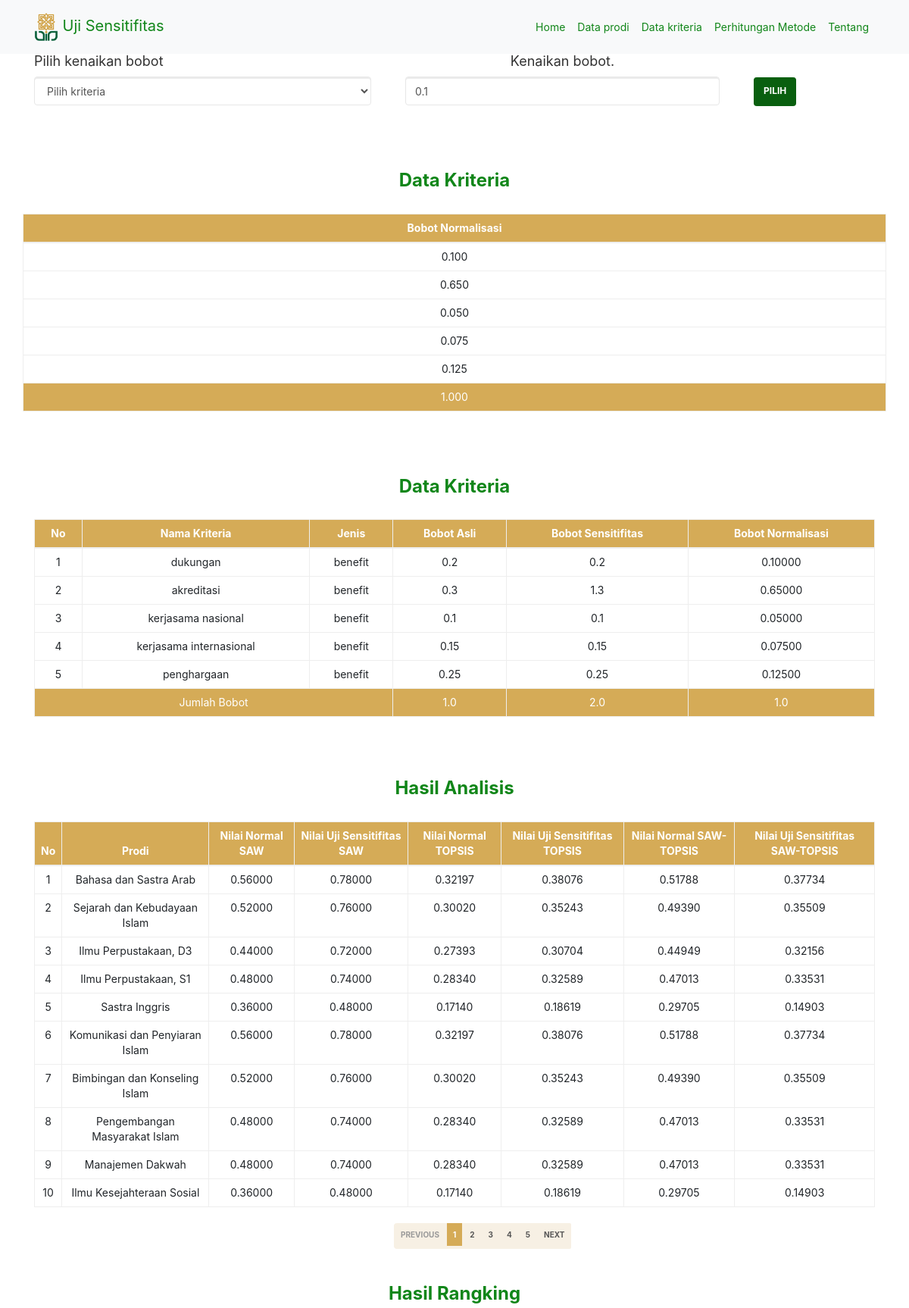
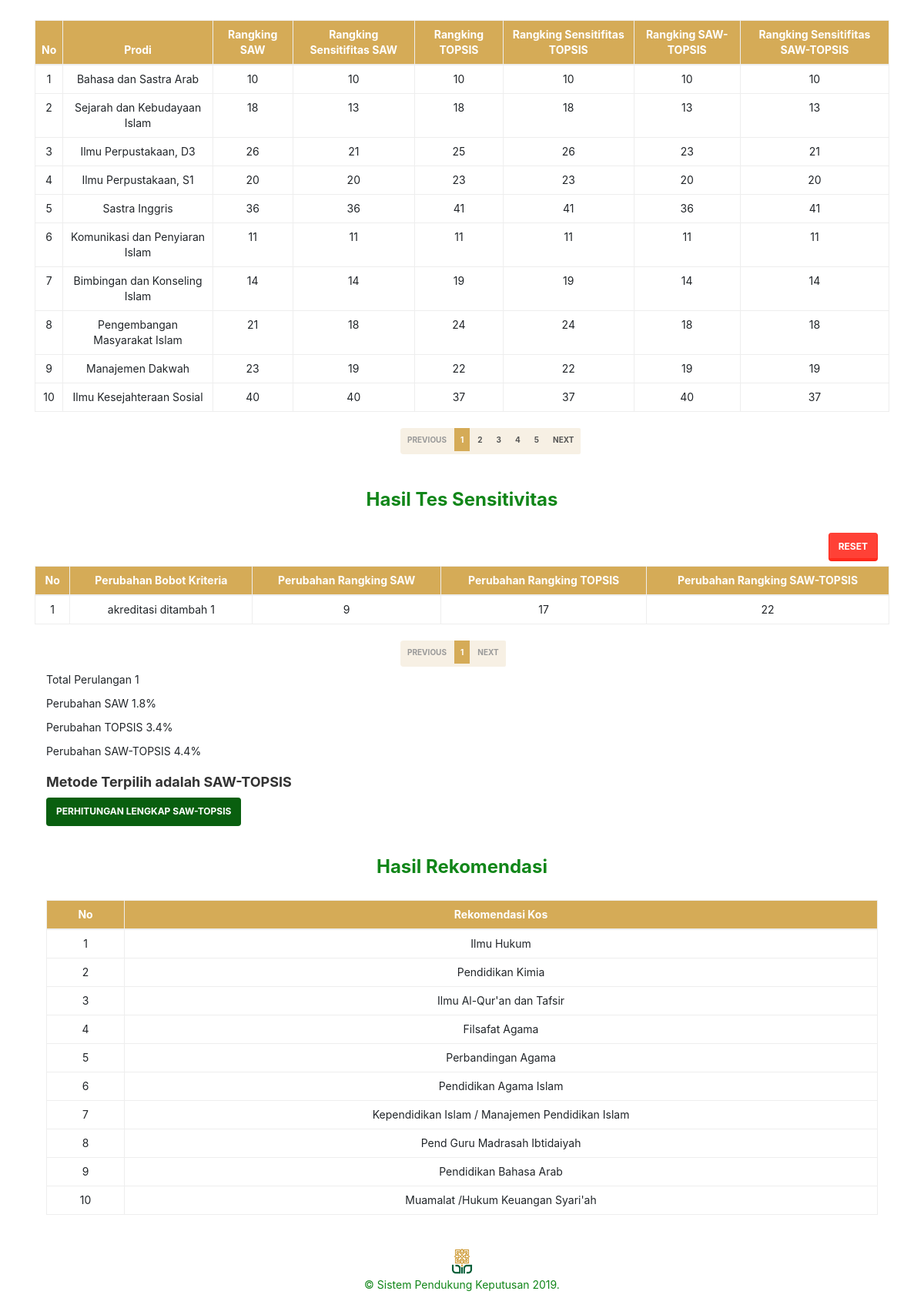
/form_analisis2.php, run on the app's committed database (2 pictures, top to bottom).
### tables this page shows
CREATE TABLE `kriteria` (
  `id_kriteria` int(11) NOT NULL,
  `nama_kriteria` varchar(50) NOT NULL,
  `tipe_kriteria` varchar(10) NOT NULL,
  `bobot_kriteria` double NOT NULL,
  `bobot_stvitas` double NOT NULL,
  `status` enum('ya','tidak') NOT NULL
);

CREATE TABLE `analisis_sensitifitas` (
  `id` int(11) NOT NULL,
  `id_alternatif` int(11) NOT NULL,
  `saw` int(11) DEFAULT NULL,
  `saw_sen` int(11) DEFAULT NULL,
  `topsis` int(11) DEFAULT NULL,
  `topsis_sen` int(11) DEFAULT NULL,
  `saw_topsis` int(11) DEFAULT NULL,
  `saw_topsis_sen` int(11) DEFAULT NULL,
  `nilai_saw` double DEFAULT NULL,
  `nilai_saw_sen` double DEFAULT NULL,
  `nilai_topsis` double DEFAULT NULL,
  `nilai_topsis_sen` double DEFAULT NULL,
  `nilai_saw_topsis` double DEFAULT NULL,
  `nilai_saw_topsis_sen` double DEFAULT NULL
);

CREATE TABLE `alternatif` (
  `id_alternatif` int(11) NOT NULL,
  `nama_prodi` varchar(225) NOT NULL,
  `akreditasi` varchar(10) NOT NULL,
  `fakultas` varchar(225) NOT NULL
);

CREATE TABLE `hasil_sensitifitas` (
  `id` int(11) NOT NULL,
  `perubahan` varchar(100) NOT NULL,
  `saw` int(11) NOT NULL,
  `topsis` int(11) NOT NULL,
  `saw_topsis` int(11) NOT NULL
);

### includes/kriteria.inc.php (called while the page is built, shortened)
<?php
    class Kriteria{
        private $conn;
        private $table_name = 'kriteria';
        public function __construct($db)
        {
            $this->conn = $db;
        }
        function readAll(){
            $query = "SELECT * FROM ".$this->table_name." ORDER BY id_kriteria ASC";
            $stmt = $this->conn->prepare($query);
            $stmt->execute();
            return $stmt;
        }
        function readSumBobot(){
            $query = " SELECT SUM(bobot_kriteria) as sum FROM " .$this->table_name;
            $stmt =$this->conn->prepare($query);
            $stmt->execute();
            return $stmt;
        }
        function readSum(){
            $query = " SELECT SUM(bobot_stvitas) as sum FROM " .$this->table_name;
            $stmt =$this->conn->prepare($query);
            $stmt->execute();
            return $stmt;
        }
    }
?>

### form_analisis2.php (the view, shortened to what this page needs)
<?php
    include_once 'header.php';
    $config = new Config();
    $db = $config->getConnection();
    include_once 'includes/kriteria.inc.php';
    $krit = new Kriteria($db);
    $servername = "localhost";
    $username = "root";
    $password = "";
    $dbname = "test";
    $conn = new mysqli($servername, $username, $password, $dbname);
?>
<section class="analisis">
  <div class="container">
    <h3><center>CONTOH UNTUK PERHITUNGAN WP</center></h3>
        <div class="row">
            <form method="post" action="hitung_sensitifitas2.php">
                <div class="form-group col-md-5">
                    <h4>Pilih kenaikan bobot</h4>
                    <select class="form-control positionTypes" id="krit" name="krit" required>
                        <option value="" disabled selected> Pilih kriteria </option>
                    </select>
                </div>
                <div class="form-group col-md-5">
                    <h4 style="text-align: center;">Kenaikan bobot.</h4>
                    <div class="col-xs-12" style="padding-bottom: 5px;">
                        <input name="bobot" class="form-control positionTypes" type="number" step="0.01" value="0.1" max="2">
                    </div>
                </div>
                <div class="col-md-2 b-pilih">
                    <button type="submit" class="btn btn-uin ">Pilih</button>
                </div>
                <div class="form-group col-md-6">
                </div>
            </form>
      </div>
  </div>
</section>
<section class="analisis" id="pilihan">
      <div class="container  ">
      <h3 class="text-analisis"><center><b>Data Kriteria</b></center></h3>
        <div class="row">
          <table class="table table-bordered" id="">
            <thead style="background-color: #D5AB57; color: #fff">
              <tr>
                <th>Bobot Normalisasi</th>
              </tr>
            </thead>
            <tbody>
              <?php
                $kriteria = $krit->readAll();
                $bobot=0;
                while($data_kriteria = $kriteria->fetch(PDO::FETCH_ASSOC)){
                    $stmtsum = $krit->readSum();
                    $maxsum = $stmtsum->fetch(PDO::FETCH_ASSOC);
                    $stmtsumbobot = $krit->readSumBobot();
                    $maxsumbobot = $stmtsumbobot->fetch(PDO::FETCH_ASSOC);
              ?>
              <tr>
                <?php
                $bobot_normal = $data_kriteria['bobot_stvitas']/$maxsum['sum'];
                $bobot += $bobot_normal;
                ?>
                <td><?php echo number_format ($bobot_normal,3)?></td>
              </tr>
              <?php } ?>
              <tr style="background-color: #D5AB57; color: #fff">
                    <td><?php echo number_format($bobot,3)?></td>
              </tr>
            </tbody>
          </table>
        </div>
        <br>
    <section class="analisis" id="pilihan">
      <div class="container  ">
      <h3 class="text-analisis"><center><b>Data Kriteria</b></center></h3>
        <div class="row">
          <table class="table table-bordered" id="">
            <thead style="background-color: #D5AB57; color: #fff">
              <tr>
                <th>No</th>
                <th>Nama Kriteria</th>
                <th>Jenis</th>
                <th>Bobot Asli</th>
                <th>Bobot Sensitifitas</th>
                <th>Bobot Normalisasi</th>
              </tr>
            </thead>
            <tbody>
              <?php
                $no = 1;
                $kriteria = $krit->readAll();
                $bobot=0;
                while($data_kriteria = $kriteria->fetch(PDO::FETCH_ASSOC)){
                    $stmtsum = $krit->readSum();
                    $maxsum = $stmtsum->fetch(PDO::FETCH_ASSOC);
                    $stmtsumbobot = $krit->readSumBobot();
                    $maxsumbobot = $stmtsumbobot->fetch(PDO::FETCH_ASSOC);
              ?>
              <tr>
                <td><?php echo $no++; ?></td>
                <td><?php echo $data_kriteria['nama_kriteria']; ?></td>
                <td><?php echo $data_kriteria['tipe_kriteria']; ?></td>
                <td><?php echo $data_kriteria['bobot_kriteria']; ?></td>
                <td><?php echo $data_kriteria['bobot_stvitas']; ?></td>
                <?php
                $bobot_normal = $data_kriteria['bobot_stvitas']/$maxsum['sum'];
                $bobot += $bobot_normal;
                ?>
                <td><?php echo number_format ($bobot_normal,5)?></td>
              </tr>
              <?php } ?>
              <tr style="background-color: #D5AB57; color: #fff">
                    <td colspan="3" >Jumlah Bobot </td>
                    <td><?php echo number_format($maxsumbobot['sum'],1)?></td>
                    <td><?php echo number_format($maxsum['sum'],1)?></td>
                    <td><?php echo number_format($bobot,1)?></td>
              </tr>
            </tbody>
          </table>
        </div>
        <br>
        <h3 class="text-analisis"><center><b>Hasil Analisis</b></center></h3>
        <div class="row">
          <table class="table table-bordered" id="tabeldata">
            <thead style="background-color: #D5AB57; color: #fff">
              <tr>
                <th scope="col">No</th>
                <th scope="col">Prodi</th>
                <th scope="col">Nilai Normal SAW</th>
                <th scope="col">Nilai Uji Sensitifitas SAW</th>
                <th scope="col">Nilai Normal TOPSIS</th>
                <th scope="col">Nilai Uji Sensitifitas TOPSIS</th>
                <th scope="col">Nilai Normal SAW-TOPSIS</th>
                <th scope="col">Nilai Uji Sensitifitas SAW-TOPSIS</th>
              </tr>
            </thead>
            <tbody>
                <?php
                    $sql = "SELECT a.`id_alternatif`,a.`nama_prodi`, h.`nilai_saw`, h.`nilai_saw_sen`, h.`nilai_topsis`, h.`nilai_topsis_sen`, h.`nilai_saw_topsis`, h.`nilai_saw_topsis_sen` FROM `alternatif` a JOIN `analisis_sensitifitas` h ON a.`id_alternatif` = h.`id_alternatif`";
                    $result = $conn->query($sql);
                    while($alternatif = $result->fetch_assoc()) {
                ?>
                    <tr>
                        <td>
                            <?= $alternatif['id_alternatif'] ?>
                        </td>
                        <td>
                            <?= $alternatif['nama_prodi'] ?>
                        </td>
                        <td><?= number_format($alternatif['nilai_saw'],5); ?></td>
                        <td><?= number_format($alternatif['nilai_saw_sen'],5); ?></td>
                        <td><?= number_format($alternatif['nilai_topsis'],5); ?></td>
                        <td><?= number_format($alternatif['nilai_topsis_sen'],5); ?></td>
                        <td><?= number_format($alternatif['nilai_saw_topsis'],5); ?></td>
                        <td><?= number_format($alternatif['nilai_saw_topsis_sen'],5); ?></td>
                    </tr>
                <?php
                    }
                ?>
            </tbody>
          </table>
        </div>
        <h3 class="text-analisis"><center><b>Hasil Rangking</b></center></h3>
        <div class="row">
          <table class="table table-bordered" id="tabeldata1">
          <thead style="background-color: #D5AB57; color: #fff">
                <tr>
                <th scope="col">No</th>
                <th scope="col">Prodi</th>
                <th scope="col">Rangking SAW</th>
                <th scope="col">Rangking Sensitifitas SAW</th>
                <th scope="col">Rangking TOPSIS</th>
                <th scope="col">Rangking Sensitifitas TOPSIS</th>
                <th scope="col">Rangking SAW-TOPSIS</th>
                <th scope="col">Rangking Sensitifitas SAW-TOPSIS</th>
                </tr>
            </thead>
            <tbody>
                <?php
                    $sql = "SELECT a.`id_alternatif`,a.`nama_prodi`, h.`saw`, h.`saw_sen`, h.`topsis`, h.`topsis_sen`, h.`saw_topsis`, h.`saw_topsis_sen` FROM `alternatif` a JOIN `analisis_sensitifitas` h ON a.`id_alternatif` = h.`id_alternatif`";
                    $result = $conn->query($sql);
                    while($alternatif = $result->fetch_assoc()) {
                ?>
                    <tr>
                        <td>
                            <?= $alternatif['id_alternatif'] ?>
                        </td>
                        <td>
                            <?= $alternatif['nama_prodi'] ?>
                        </td>
                        <td><?= $alternatif['saw']; ?></td>
                        <td><?= $alternatif['saw_sen']; ?></td>
                        <td><?= $alternatif['topsis']; ?></td>
                        <td><?= $alternatif['topsis_sen']; ?></td>
                        <td><?= $alternatif['saw_topsis']; ?></td>
                        <td><?= $alternatif['saw_topsis_sen']; ?></td>
                    </tr>
                <?php
                    }
                ?>
            </tbody>
          </table>
        </div>
        <h3 class="text-analisis"><center><b>Hasil Tes Sensitivitas</b></center></h3>
        <a class="btn btn-danger btn-md pull-right" href="del-history.php?id=all">Reset</a><br>
        <br>
        <div class="row">
            <table class="table table-bordered" id="tabeldata2">
            <thead style="background-color: #D5AB57; color: #fff">
                <tr>
                    <th scope="col">No</th>
                    <th scope="col">Perubahan Bobot Kriteria</th>
                    <th scope="col">Perubahan Rangking SAW</th>
                    <th scope="col">Perubahan Rangking TOPSIS</th>
                    <th scope="col">Perubahan Rangking SAW-TOPSIS</th>
                </tr>
            </thead>
            <tbody >
                <?php
                    $i=1;
                    $sql = "SELECT * FROM hasil_sensitifitas";
                    $result = $conn->query($sql);
                    while($row = $result->fetch_assoc()) {
                ?>
                <tr>
                    <td>
                            <?= $i++; ?>
                    </td>
                    <td>
                            <?= $row['perubahan'] ?>
                    </td>
                    <td>
                            <?= $row['saw'] ?>
                    </td>
                    <td>
                            <?= $row['topsis'] ?>
                    </td>
                    <td>
                            <?= $row['saw_topsis'] ?>
                    </td>
                </tr>
            <?php
            }
            ?>
            </tbody>
            </table>
        </div>
      <?php
        $sqlPerubahan = "SELECT COUNT(*) as `perulangan`, SUM(`topsis`) as `topsis` , SUM(`saw`) as `saw`, SUM(`saw_topsis`) as `saw_topsis` FROM `hasil_sensitifitas`";
        $exePerubahan = $conn->query($sqlPerubahan);
        $totalPerubahan = mysqli_fetch_assoc($exePerubahan);
        $sqlJumlahKrit = "SELECT COUNT(*) as `jumlahKrit` FROM `kriteria`";
        $exeJumlahKrit = $conn->query($sqlJumlahKrit);
        $jumlahKrit = mysqli_fetch_assoc($exeJumlahKrit)['jumlahKrit'];
        if($totalPerubahan['perulangan'] != 0){
          $diffsaw = $totalPerubahan['saw'] / ($totalPerubahan['perulangan'] * $jumlahKrit);
          $difftopsis = $totalPerubahan['topsis'] / ($totalPerubahan['perulangan'] * $jumlahKrit);
          $diffsawtopsis = $totalPerubahan['saw_topsis'] / ($totalPerubahan['perulangan'] * $jumlahKrit);
          $totalPerulangan = $totalPerubahan['perulangan'];
          ?>
          <p>Total Perulangan <?= $totalPerulangan ?></p>
          <p>Perubahan SAW <?= $diffsaw ?>%</p>
          <p>Perubahan TOPSIS <?= $difftopsis ?>%</p>
          <p>Perubahan SAW-TOPSIS <?= $diffsawtopsis ?>%</p>
        <?php
        if ($diffsaw > $difftopsis && $diffsaw > $diffsawtopsis)  { ?>
        <div class="metode-terpilih">
            <div class="row">
                <div class="col-md-6">
                    <h4 class="text-terpilih"><b>Metode Terpilih adalah SAW </b></h4>
                    <a class="btn btn-uin btn-md pull-left" href="saw.php">Perhitungan Lengkap SAW</a>
                </div>
                <div class="col-md-6"><br></div>
            </div>
        </div>
        <?php }
        else if ($diffsawtopsis > $diffsaw  && $diffsawtopsis > $difftopsis )  { ?>
        <div class="metode-terpilih">
            <div class="row">
                <div class="col-md-6">
                    <h4 class="text-terpilih"><b>Metode Terpilih adalah  SAW-TOPSIS </b></h4>
                    <a class="btn btn-uin btn-md pull-left" href="topsis.php">Perhitungan Lengkap SAW-TOPSIS</a>
                </div>
                <div class="col-md-6"><br></div>
            </div>
        </div>
        <?php } ?>
        <?php
          $sqlRekomendasi = "SELECT * FROM `alternatif` a JOIN `analisis_sensitifitas` h ON a.`id_alternatif` = h.`id_alternatif` ORDER BY h.`nilai_saw` DESC LIMIT 10";
          if(($difftopsis>$diffsaw) && ($difftopsis>$diffsawtopsis)){
            $sqlRekomendasi = "SELECT * FROM `alternatif` a JOIN `analisis_sensitifitas` h ON a.`id_alternatif` = h.`id_alternatif` ORDER BY h.`nilai_topsis` DESC LIMIT 10";
          } else if (($diffsawtopsis>$diffsaw) && ($diffsawtopsis>$difftopsis)) {
          	$sqlRekomendasi = "SELECT * FROM `alternatif` a JOIN `analisis_sensitifitas` h ON a.`id_alternatif` = h.`id_alternatif` ORDER BY h.`nilai_saw_topsis` DESC LIMIT 10";
          }
          $exeRekomendasi = $conn->query($sqlRekomendasi);
          if (mysqli_num_rows($exeRekomendasi) ) { ?>
        <h3 class="text-analisis"><center><b>Hasil Rekomendasi</b></center></h3>
        <table class="table table-bordered" id="">
            <thead style="background-color: #D5AB57; color: #fff">
            <tr>
			      <th scope="col">No</th>
			      <th scope="col">Rekomendasi Kos</th>
			    </tr>
			  </thead>
			  <tbody >
          <?php
			$i=0;
			while($row = $exeRekomendasi->fetch_assoc()) { ?>
					<tr>
							<td>
									<?= ++$i; ?>
							</td>
							<td>
									<?= $row['nama_prodi'] ?>
							</td>
					</tr>
      <?php } ?>
      			<?php
			}
						}
            ?>
			  </tbody>
        </table>
      </div>
<?php
    include_once 'footer.php';
?>

### header.php (style rules this page uses)
table, thead, tr, tbody, th, td { text-align: center; }

### data on the page
kriteria: bobot_normal "0.100", nama_kriteria "dukungan", tipe_kriteria "benefit", bobot_kriteria "0.2", bobot_stvitas "0.2", bobot_normal "0.10000"
kriteria: bobot_normal "0.650", nama_kriteria "akreditasi", tipe_kriteria "benefit", bobot_kriteria "0.3", bobot_stvitas "1.3", bobot_normal "0.65000"
kriteria: bobot_normal "0.050", nama_kriteria "kerjasama nasional", tipe_kriteria "benefit", bobot_kriteria "0.1", bobot_stvitas "0.1", bobot_normal "0.05000"
kriteria: bobot_normal "0.075", nama_kriteria "kerjasama internasional", tipe_kriteria "benefit", bobot_kriteria "0.15", bobot_stvitas "0.15", bobot_normal "0.07500"
kriteria: bobot_normal "0.125", nama_kriteria "penghargaan", tipe_kriteria "benefit", bobot_kriteria "0.25", bobot_stvitas "0.25", bobot_normal "0.12500"
analisis_sensitifitas: id_alternatif.id_alternatif "1", id_alternatif.nama_prodi "Bahasa dan Sastra Arab", nilai_saw "0.56000", nilai_saw_sen "0.78000", nilai_topsis "0.32197", nilai_topsis_sen "0.38076", nilai_saw_topsis "0.51788", nilai_saw_topsis_sen "0.37734", saw "10", saw_sen "10", topsis "10", topsis_sen "10", saw_topsis "10", saw_topsis_sen "10"
analisis_sensitifitas: id_alternatif.id_alternatif "2", id_alternatif.nama_prodi "Sejarah dan Kebudayaan Islam", nilai_saw "0.52000", nilai_saw_sen "0.76000", nilai_topsis "0.30020", nilai_topsis_sen "0.35243", nilai_saw_topsis "0.49390", nilai_saw_topsis_sen "0.35509", saw "18", saw_sen "13", topsis "18", topsis_sen "18", saw_topsis "13", saw_topsis_sen "13"
analisis_sensitifitas: id_alternatif.id_alternatif "3", id_alternatif.nama_prodi "Ilmu Perpustakaan, D3", nilai_saw "0.44000", nilai_saw_sen "0.72000", nilai_topsis "0.27393", nilai_topsis_sen "0.30704", nilai_saw_topsis "0.44949", nilai_saw_topsis_sen "0.32156", saw "26", saw_sen "21", topsis "25", topsis_sen "26", saw_topsis "23", saw_topsis_sen "21"
analisis_sensitifitas: id_alternatif.id_alternatif "4", id_alternatif.nama_prodi "Ilmu Perpustakaan, S1", nilai_saw "0.48000", nilai_saw_sen "0.74000", nilai_topsis "0.28340", nilai_topsis_sen "0.32589", nilai_saw_topsis "0.47013", nilai_saw_topsis_sen "0.33531", saw "20", saw_sen "20", topsis "23", topsis_sen "23", saw_topsis "20", saw_topsis_sen "20"
analisis_sensitifitas: id_alternatif.id_alternatif "5", id_alternatif.nama_prodi "Sastra Inggris", nilai_saw "0.36000", nilai_saw_sen "0.48000", nilai_topsis "0.17140", nilai_topsis_sen "0.18619", nilai_saw_topsis "0.29705", nilai_saw_topsis_sen "0.14903", saw "36", saw_sen "36", topsis "41", topsis_sen "41", saw_topsis "36", saw_topsis_sen "41"
analisis_sensitifitas: id_alternatif.id_alternatif "6", id_alternatif.nama_prodi "Komunikasi dan Penyiaran Islam", nilai_saw "0.56000", nilai_saw_sen "0.78000", nilai_topsis "0.32197", nilai_topsis_sen "0.38076", nilai_saw_topsis "0.51788", nilai_saw_topsis_sen "0.37734", saw "11", saw_sen "11", topsis "11", topsis_sen "11", saw_topsis "11", saw_topsis_sen "11"
analisis_sensitifitas: id_alternatif.id_alternatif "7", id_alternatif.nama_prodi "Bimbingan dan Konseling Islam", nilai_saw "0.52000", nilai_saw_sen "0.76000", nilai_topsis "0.30020", nilai_topsis_sen "0.35243", nilai_saw_topsis "0.49390", nilai_saw_topsis_sen "0.35509", saw "14", saw_sen "14", topsis "19", topsis_sen "19", saw_topsis "14", saw_topsis_sen "14"
analisis_sensitifitas: id_alternatif.id_alternatif "8", id_alternatif.nama_prodi "Pengembangan Masyarakat Islam", nilai_saw "0.48000", nilai_saw_sen "0.74000", nilai_topsis "0.28340", nilai_topsis_sen "0.32589", nilai_saw_topsis "0.47013", nilai_saw_topsis_sen "0.33531", saw "21", saw_sen "18", topsis "24", topsis_sen "24", saw_topsis "18", saw_topsis_sen "18"
analisis_sensitifitas: id_alternatif.id_alternatif "9", id_alternatif.nama_prodi "Manajemen Dakwah", nilai_saw "0.48000", nilai_saw_sen "0.74000", nilai_topsis "0.28340", nilai_topsis_sen "0.32589", nilai_saw_topsis "0.47013", nilai_saw_topsis_sen "0.33531", saw "23", saw_sen "19", topsis "22", topsis_sen "22", saw_topsis "19", saw_topsis_sen "19"
analisis_sensitifitas: id_alternatif.id_alternatif "10", id_alternatif.nama_prodi "Ilmu Kesejahteraan Sosial", nilai_saw "0.36000", nilai_saw_sen "0.48000", nilai_topsis "0.17140", nilai_topsis_sen "0.18619", nilai_saw_topsis "0.29705", nilai_saw_topsis_sen "0.14903", saw "40", saw_sen "40", topsis "37", topsis_sen "37", saw_topsis "40", saw_topsis_sen "37"
hasil_sensitifitas: perubahan "akreditasi ditambah 1", saw "9", topsis "17", saw_topsis "22"
analisis_sensitifitas: id_alternatif.nama_prodi "Ilmu Hukum"
analisis_sensitifitas: id_alternatif.nama_prodi "Pendidikan Kimia"
analisis_sensitifitas: id_alternatif.nama_prodi "Ilmu Al-Qur'an dan Tafsir"
analisis_sensitifitas: id_alternatif.nama_prodi "Filsafat Agama"
analisis_sensitifitas: id_alternatif.nama_prodi "Perbandingan Agama"
analisis_sensitifitas: id_alternatif.nama_prodi "Pendidikan Agama Islam"
analisis_sensitifitas: id_alternatif.nama_prodi "Kependidikan Islam / Manajemen Pendidikan Islam"
analisis_sensitifitas: id_alternatif.nama_prodi "Pend Guru Madrasah Ibtidaiyah"
analisis_sensitifitas: id_alternatif.nama_prodi "Pendidikan Bahasa Arab"
analisis_sensitifitas: id_alternatif.nama_prodi "Muamalat /Hukum Keuangan Syari'ah"

### other printed values
$bobot "1.000"
$maxsumbobot['sum'] "1.0"
$maxsum['sum'] "2.0"
$bobot "1.0"
$totalPerulangan "1"
$diffsaw "1.8"
$difftopsis "3.4"
$diffsawtopsis "4.4"
